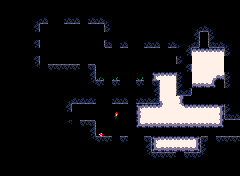

This game map was drawn from its Tiled (.tmx) file and the tilesets committed beside it. A one-line description and the trimmed map source follow:
An orthogonal 30x22 tile map with 8x8 px tiles, 1 tile layer (Tiles) and 6 objects (6x entity).

<map version="1.10" tiledversion="1.11.2" orientation="orthogonal" renderorder="right-down" width="30" height="22" tilewidth="8" tileheight="8" infinite="0" nextlayerid="1" nextobjectid="2">
 <tileset firstgid="1" source="tileset.tsx" />
 <layer id="1" name="Tiles" width="30" height="22">
  <data>[660 cells, 555 non-empty, 39 distinct tile ids]</data>
 </layer>
 <objectgroup id="2" name="Objects">
  <object id="1" name="spring" type="entity" x="200" y="32" width="8" height="8" />
  <object id="3" name="static_fragile_block" type="entity" x="200" y="40" width="8" height="8" />
  <object id="5" name="water_tank" type="entity" x="104" y="128" width="8" height="8" />
  <object id="1" name="sign" type="entity" x="80" y="112" width="8" height="8">
   <properties>
    <property name="text" value="sign_room11" />
   </properties>
  </object>
  <object id="4" name="ice_block" type="entity" x="120" y="128" width="8" height="8">
   <properties>
    <property name="max_dist" type="float" value="2" />
   </properties>
  </object>
  <object id="6" name="red_orb" type="entity" x="64" y="40" width="8" height="8" />
 </objectgroup>
</map>
